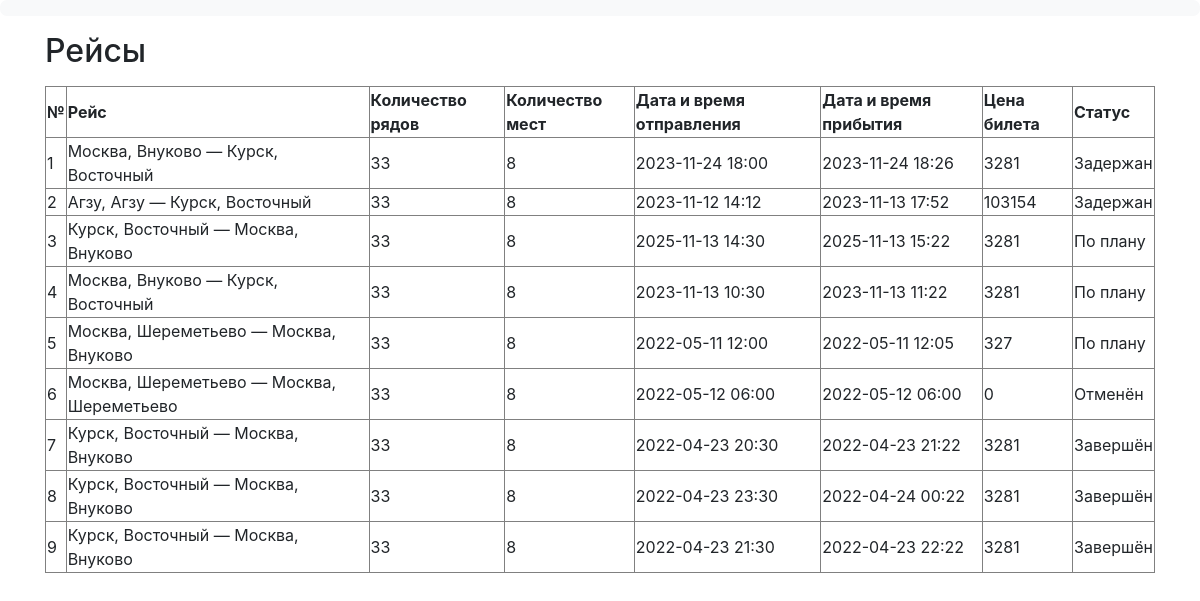
The app's page /client/flights with its own data.
### data/flights.py (models this page shows)
class Flight(SqlAlchemyBase):
    __tablename__ = 'Flights'
    id = sa.Column(sa.Integer, primary_key=True, autoincrement=True, unique=True, nullable=False)
    dept_airport_id = sa.Column(sa.Integer, sa.ForeignKey('Airports.id'), nullable=False)
    dest_airport_id = sa.Column(sa.Integer, sa.ForeignKey('Airports.id'), nullable=False)
    plane_id = sa.Column(sa.Integer, sa.ForeignKey('Planes.id'), nullable=False)
    dept_datetime = sa.Column(sa.DateTime, nullable=False)
    dest_datetime = sa.Column(sa.DateTime, nullable=False)
    price = sa.Column(sa.Integer, nullable=False)
    status_id = sa.Column(sa.Integer, sa.ForeignKey('Statuses.id'), nullable=False)

### data/airports.py (models this page shows)
class Airport(SqlAlchemyBase):
    __tablename__ = 'Airports'
    id = sa.Column(sa.Integer, primary_key=True, autoincrement=True, unique=True, nullable=False)
    name = sa.Column(sa.String, nullable=False)
    city = sa.Column(sa.String, nullable=False)

### data/planes.py (models this page shows)
class Plane(SqlAlchemyBase):
    __tablename__ = 'Planes'
    id = sa.Column(sa.Integer, primary_key=True, autoincrement=True, unique=True, nullable=False)
    name = sa.Column(sa.String, unique=True, nullable=False)
    rows_num = sa.Column(sa.Integer, nullable=False)
    columns_num = sa.Column(sa.Integer, nullable=False)
    flight_cost_per_1000_km = sa.Column(sa.Integer, nullable=False)
    average_speed = sa.Column(sa.Integer, nullable=False)

### data/statuses.py (models this page shows)
class Status(SqlAlchemyBase):
    __tablename__ = 'Statuses'
    id = sa.Column(sa.Integer, primary_key=True, autoincrement=True, unique=True, nullable=False)
    name = sa.Column(sa.String, unique=True, nullable=False)

### main.py (the view)
@app.route('/client/flights')
def client_flights():
    update_flights_status()
    db_sess = db_session.create_session()
    update_flights_status()
    return render_template('client_flights.html',
                           dept_airports=db_sess.query(airports.Airport)
                           .join(flights.Flight, flights.Flight.dept_airport_id == airports.Airport.id),
                           dest_airports=db_sess.query(airports.Airport)
                           .join(flights.Flight, flights.Flight.dest_airport_id == airports.Airport.id),
                           table=db_sess.query(flights.Flight, planes.Plane, statuses.Status).filter(
                               flights.Flight.plane_id == planes.Plane.id,
                               flights.Flight.status_id == statuses.Status.id))

### data/db_session.py (called while the page is built)
def create_session() -> Session:
    global __factory
    return __factory()

### main.py (called while the page is built)
def update_flights_status():
    ZERO_TD = datetime.timedelta(minutes=0)
    BOARDING_TD = datetime.timedelta(minutes=40)
    db_sess = db_session.create_session()
    now = datetime.datetime.now()
    status_query = db_sess.query(statuses.Status)
    for flight, status in db_sess.query(flights.Flight, statuses.Status).filter(
            flights.Flight.status_id == statuses.Status.id).all():
        if status.name in ('Отменён', 'Завершён'):
            continue
        if flight.dest_datetime < now:
            flight.status_id = status_query.filter(statuses.Status.name == 'Завершён').first().id
        elif ZERO_TD < flight.dept_datetime - now < BOARDING_TD:
            flight.status_id = status_query.filter(statuses.Status.name == 'Посадка').first().id
    db_sess.commit()

### templates/client_flights.html (shortened to what this page needs)
{% extends "base_client.html" %}
{% block content %}
<p><h2>Рейсы</h2><p>
    <table border="">
        <tr>
            <td><b>№</b></td>
            <td><b>Рейс</b></td>
            <td><b>Количество рядов</b></td>
            <td><b>Количество мест</b></td>
            <td><b>Дата и время отправления</b></td>
            <td><b>Дата и время прибытия</b></td>
            <td><b>Цена билета</b></td>
            <td><b>Статус</b></td>
        </tr>
        {% for flight, plane, status in table.all() %}
        <tr>
            {% set i = loop.index0 %}
            <td>{{ flight.id }}</td>
            <td>{{ dept_airports[i].city }}, {{ dept_airports[i].name }} —
                {{ dest_airports[i].city }}, {{ dest_airports[i].name }}</td>
            <td>{{ plane.rows_num }}</td>
            <td>{{ plane.columns_num }}</td>
            <td>{{ ':'.join(flight.dept_datetime.__str__().split(':')[:-1]) }}</td>
            <td>{{ ':'.join(flight.dest_datetime.__str__().split(':')[:-1]) }}</td>
            <td>{{ flight.price }}</td>
            <td>{{ status.name }}</td>
        </tr>
        {% endfor %}
    </table>
{% endblock %}

### records on screen
Flight: id "1", rows_num "33", columns_num "8", dept_datetime "2023-11-24 18:00", dest_datetime "2023-11-24 18:26", price "3281", name "Задержан"
Airport: city "Москва", name "Внуково"
Airport: city "Курск", name "Восточный"
Flight: id "2", rows_num "33", columns_num "8", dept_datetime "2023-11-12 14:12", dest_datetime "2023-11-13 17:52", price "103154", name "Задержан"
Airport: city "Агзу", name "Агзу"
Flight: id "3", rows_num "33", columns_num "8", dept_datetime "2025-11-13 14:30", dest_datetime "2025-11-13 15:22", price "3281", name "По плану"
Flight: id "4", rows_num "33", columns_num "8", dept_datetime "2023-11-13 10:30", dest_datetime "2023-11-13 11:22", price "3281", name "По плану"
Flight: id "5", rows_num "33", columns_num "8", dept_datetime "2022-05-11 12:00", dest_datetime "2022-05-11 12:05", price "327", name "По плану"
Airport: city "Москва", name "Шереметьево"
Flight: id "6", rows_num "33", columns_num "8", dept_datetime "2022-05-12 06:00", dest_datetime "2022-05-12 06:00", price "0", name "Отменён"
Flight: id "7", rows_num "33", columns_num "8", dept_datetime "2022-04-23 20:30", dest_datetime "2022-04-23 21:22", price "3281", name "Завершён"
Flight: id "8", rows_num "33", columns_num "8", dept_datetime "2022-04-23 23:30", dest_datetime "2022-04-24 00:22", price "3281", name "Завершён"
Flight: id "9", rows_num "33", columns_num "8", dept_datetime "2022-04-23 21:30", dest_datetime "2022-04-23 22:22", price "3281", name "Завершён"
